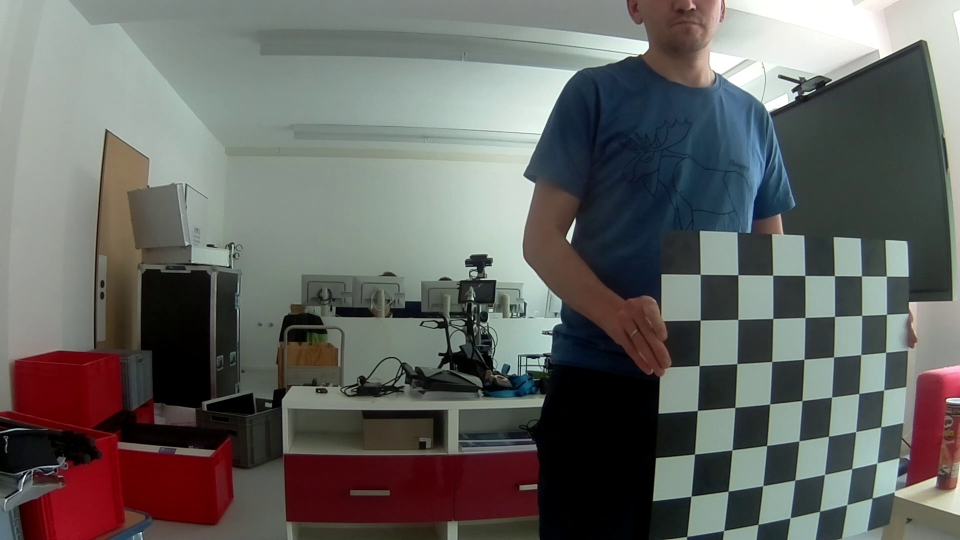
#> input picture assignment2/used_images/frame103.jpg, 1920 x 1080 px, given as the content of the folder vid_images/, which was not available (shown at 1/2 size)
$ python calibration.py
#> lines starting #> are read from the running program, lines starting #| are printed output that depends on the picture; long printed decimals are rounded; pictures that were not available may be replaced by others from this repository, and a replacement may not be noted

import numpy as np
import cv2 as cv
import os
import pickle

path_used_image = "used_images/"
path_result = "result/"
path_vid_images = "vid_images/"
path_summary_results = "summary_results/"

def calibration():
    objp = np.zeros((6*6,3), np.float32)
    objp[:,:2] = np.mgrid[0:6,0:6].T.reshape(-1,2)
    objpoints = []
    imgpoints = []


    images = os.listdir(path_vid_images)
    images = [path_vid_images+i for i in images]

    count = 0
    max_it = len(images)
    for i, fname in enumerate(images):
        print("iteration1: ", i, " of ", max_it)
        img = cv.imread(fname)
#> img is the input picture: shape (1080, 1920, 3); mean B, G, R 97.9, 101.2, 101.1
        gray = cv.cvtColor(img, cv.COLOR_BGR2GRAY)
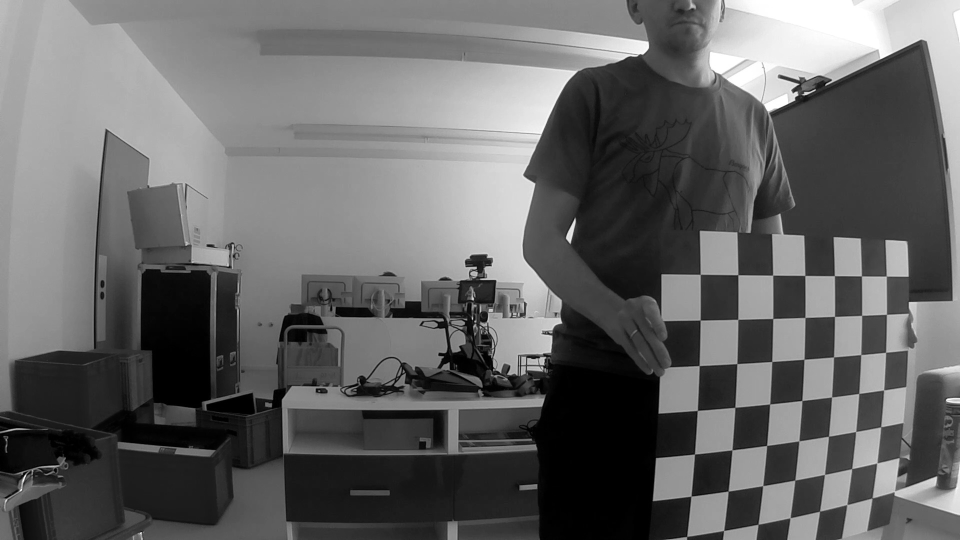
#> gray: shape (1080, 1920) (shown at 1/2 size); min 0, max 255, mean 100.8
        ret, corners = cv.findChessboardCorners(gray, (6,6), None)
#> ret = True; corners = 36 rows, first 8: [1773.4, 629.2], [1771.3, 704.9], [1767.5, 780.5], [1761.8, 854.1], [1754.5, 926.2], [1744.2, 996.1], [1723.3, 631.3], [1722, 709.5]
        if ret == True:
            objpoints.append(objp)
            imgpoints.append(corners)
            cv.imwrite(path_used_image + "frame%d.jpg" % count, img)
            count +=1

    ret, mtx, dist, rvecs, tvecs = cv.calibrateCamera(objpoints, imgpoints, gray.shape[::-1], None, None)
#> ret = 0.386; mtx = [[661.4, 0, 931], [0, 674.4, 508.6], [0, 0, 1]]; dist = [[-0.096, 0.0107, 0.000813, 0.00164, -0.000676]]; rvecs = ([-0.0717, -0.00919, 1.59],); tvecs = ([11.24, 1.56, 7.32],)

    img = cv.imread(path_used_image + "frame0.jpg")
    h,  w = img.shape[:2]
#> h = 1080; w = 1920
    newcameramtx, roi = cv.getOptimalNewCameraMatrix(mtx, dist, (w,h), 1, (w,h))
#> newcameramtx = [[433.5, 0, 930.6], [0, 444.8, 504.2], [0, 0, 1]]; roi = (131, 147, 1650, 761)
    dst = cv.undistort(img, mtx, dist, None, newcameramtx)
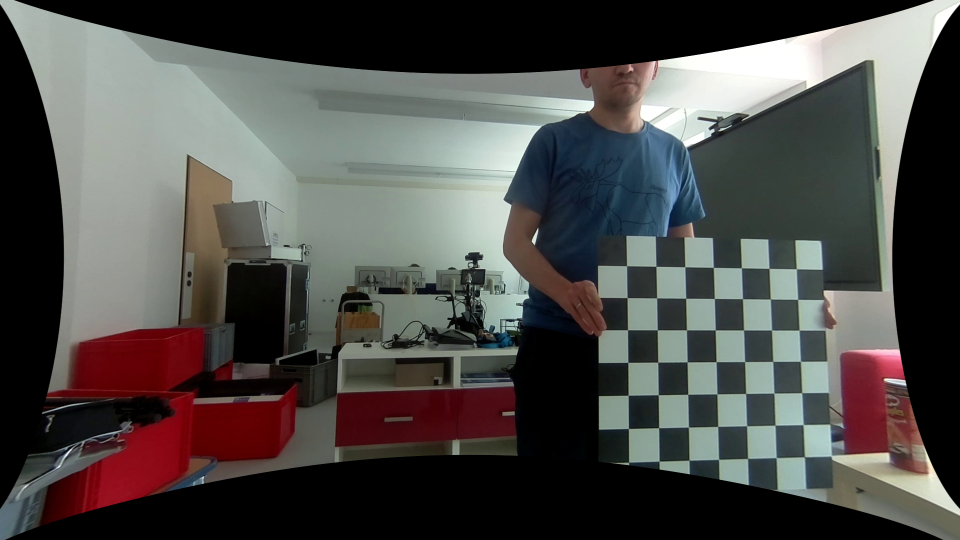
#> dst: shape (1080, 1920, 3) (shown at 1/2 size); mean B, G, R 73, 75.4, 77.1
    x, y, w, h = roi
#> x = 131; y = 147; w = 1650; h = 761
    dst = dst[y:y+h, x:x+w]
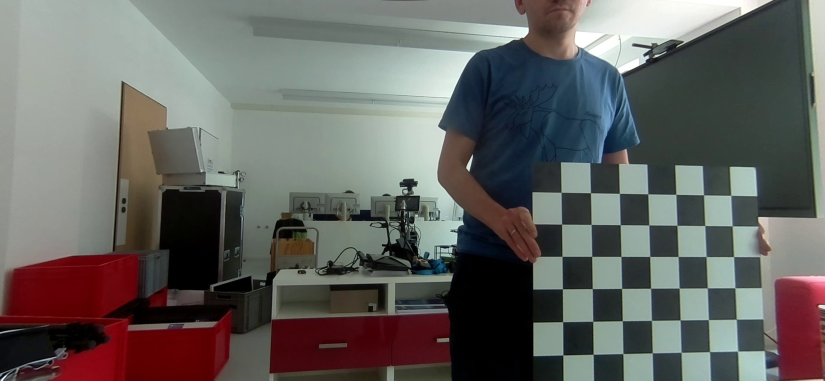
#> dst: shape (761, 1650, 3) (shown at 1/2 size); mean B, G, R 95.9, 99.1, 100.1
    cv.imwrite(path_result + "result.jpg", dst)


    mean_error = 0
    max_it = len(objpoints)
#> max_it = 1
    for i in range(len(objpoints)):
        print("iteration2: ", i, " of ", max_it)
        imgpoints2, _ = cv.projectPoints(objpoints[i], rvecs[i], tvecs[i], mtx, dist)
        error = cv.norm(imgpoints[i], imgpoints2, cv.NORM_L2)/len(imgpoints2)
        mean_error += error
#> this loop made 1 pass
#> (error, mean_error) on pass 1: (0.0643, 0.0643)
#| iteration2:  0  of  1
#> after the loop, mean_error = 0.0643

    t_error = mean_error/len(objpoints)
#> t_error = 0.0643

    with open(path_summary_results + 'objs.pkl', 'wb') as f:
        pickle.dump([t_error, ret, mtx, roi, newcameramtx, rvecs, tvecs, dist], f)

    print(t_error)
#| 0.0643

def test_calibration():

    with open(path_summary_results + 'objs.pkl', 'rb') as f:
        t_error, ret, mtx, roi, newcameramtx, rvecs, tvecs, dist = pickle.load(f)
        print(f"{t_error}\n\n{ret}\n\n{mtx}\n\n{newcameramtx}\n\n{dist}")

        images = os.listdir(path_vid_images)
        images = [path_used_image+i for i in images]

        max_it = len(images)
        for i, image in enumerate(images):
            print(i, " of ", max_it)
            img = cv.imread(image)
            h,  w = img.shape[:2]
#> h = 1080; w = 1920
            dst = cv.undistort(img, mtx, dist, None, newcameramtx)
#> dst: shape (1080, 1920, 3)
            x, y, w, h = roi
            dst = dst[y:y+h, x:x+w]
#> dst: shape (761, 1650, 3)
            if "/" in image:
                image = image.split("/")[-1]
                image = image.split(".")[1]
            else:
                image = image.split("\\")[-1]
                image = image.split(".")[0]


            cv.imwrite(path_result + image + "_result.jpg", dst)

if __name__ == '__main__':
    calibration()
    test_calibration()
